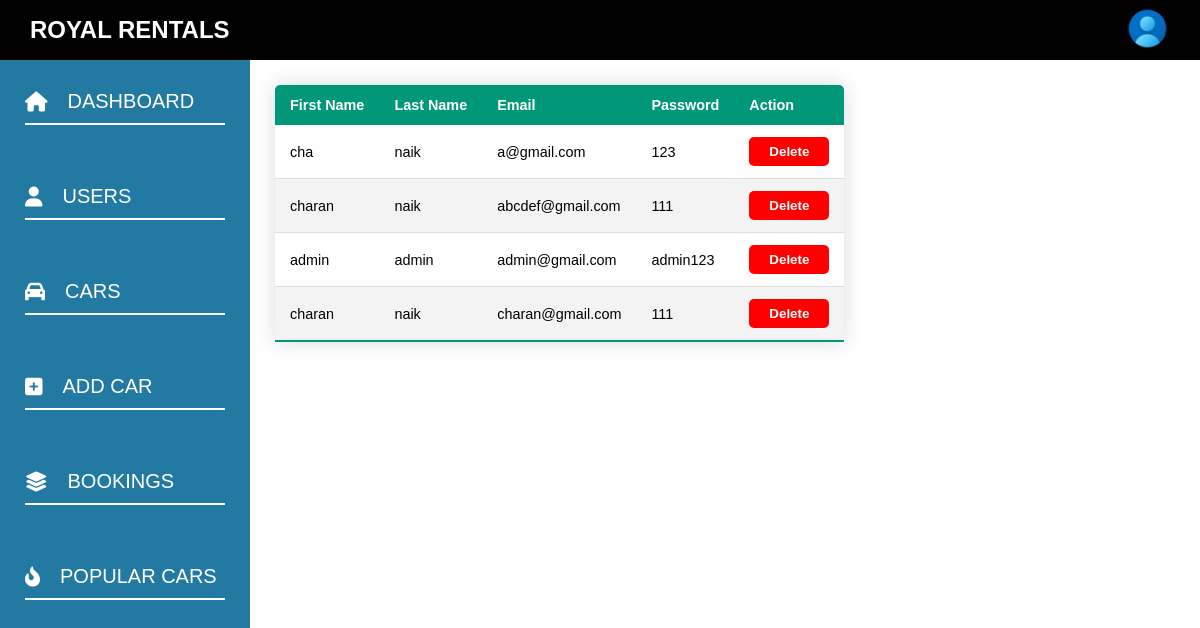
/admin/users.php, run on the app's committed database.
### tables this page shows
CREATE TABLE `user` (
  `first_name` varchar(50) NOT NULL,
  `last_name` varchar(50) NOT NULL,
  `email` varchar(50) NOT NULL,
  `pass` varchar(50) NOT NULL,
  `user_type` varchar(50) NOT NULL DEFAULT 'user'
);

### admin/users.php (the view, shortened to what this page needs)
<?php
include '../config.php';
?>
<!DOCTYPE html>
<html lang="en">
<head>
    <link rel="stylesheet" href="css/users.css">
    <link rel="stylesheet" href="css/navbar.css">
    <link rel="stylesheet" href="css/sidebar.css">
</head>
<body>
<?php
include 'navbar.php';
include 'sidebar.php';
$sql = "SELECT * FROM user";
$result = mysqli_query($conn,$sql);
?>
    <table class="content-table">
        <thead>
          <tr>
            <th>First Name</th>
            <th>Last Name</th>
            <th>Email</th>
            <th>Password</th>
            <th>Action</th>
          </tr>
        </thead>
        <tbody>
        <?php
        while($datas = mysqli_fetch_assoc($result)){
          $fname = $datas['first_name'];
          $lname =  $datas['last_name'];
          $email = $datas['email'];
          $password = $datas['pass'];
          echo "<tr>
          <td>$fname</td>
          <td>$lname</td>
          <td>$email</td>
          <td>$password</td>
          <td><button><a href='deleteuser.php? deleteid=$email'>Delete</a></button></td>
        </tr>";
        }
        ?>
        </tbody>
      </table>
</body>
</html>

### admin/css/users.css (style rules this page uses)
* { font-family: sans-serif; }
.content-table { border-collapse: collapse; margin: 25px; font-size: 0.9em; min-width: 400px; border-radius: 5px 5px 0 0; overflow: hidden; box-shadow: 0 0 20px rgba(0, 0, 0, 0.15); position: absolute; top: 60px; left: 250px; }
.content-table thead tr { background-color: #009879; color: #ffffff; text-align: left; font-weight: bold; }
.content-table th, .content-table td { padding: 12px 15px; }
.content-table tbody tr { border-bottom: 1px solid #dddddd; }
.content-table tbody tr:nth-of-type(even) { background-color: #f3f3f3; }
.content-table tbody tr:last-of-type { border-bottom: 2px solid #009879; }
button { background-color: red; border: none; padding: 7px 20px; border-radius: 5px; }
button a { color: white; text-decoration: none; font-weight: 700; }

### admin/css/navbar.css (style rules this page uses)
* { margin: 0; padding: 0; box-sizing: border-box; text-decoration: none; border: none; outline: none; scroll-behavior: smooth; list-style: none; font-family: sans-serif; }

### admin/css/sidebar.css (style rules this page uses)
* { font-family: sans-serif; }

### data on the page
user: first_name "cha", last_name "naik", email "a@gmail.com", pass "123"
user: first_name "charan", last_name "naik", email "abcdef@gmail.com", pass "111"
user: first_name "admin", last_name "admin", email "admin@gmail.com", pass "admin123"
user: first_name "charan", last_name "naik", email "charan@gmail.com", pass "111"
